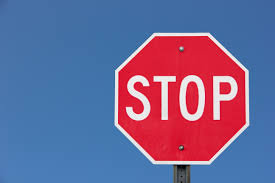
#> input picture Vision/stop.jpg, 275 x 183 px
$ python visionfinal.py stop.jpg stop.jpg   (Python 2 division)
#> lines starting #> are read from the running program, lines starting #| are printed output that depends on the picture
# coding: utf-8
#!usr/bin/python
import math
import cv
from sys import argv
from numpy import *
import Image
import pylab

#Esta funcion calcula las esquinas que tiene la imagen utilizando una funcion
#de opencv que hace el algoritmo de Harris Corner Detection, el cual lo que
#localiza los puntos de interes en los alrededores analizando cambios de intensidad
#que se producen en cada píxel para un tamaño determinado de ventana.

def corner_detection(image):
    img_or = cv.LoadImage(image)
    img = cv.LoadImage(image, cv.CV_LOAD_IMAGE_GRAYSCALE)
    w = img.width
    h = img.height
    print w,h
    cornerMap = cv.CreateMat(h,w,cv.CV_32FC1)
    print cornerMap
    #Harris Corner Detection
    cv.CornerHarris(img,cornerMap,3)

    corners = []
    #Recorriendo toda la imagen
    for x in range(0, h):
        for y in range(0, w):
            harris = cv.Get2D(cornerMap, x, y)
            #Validar la respuesta de deteccion de esquinas
            if harris[0] > 10e-06:
                #Dibujar un circulo en la imagen original
                cv.Circle(img_or,(y,x),2,cv.RGB(155, 0, 25))
                corners.append([y,x])

    #Muestra la imagen y la guarda
    cv.ShowImage('Harris', img_or)
    cv.SaveImage('harris.jpg', img_or)
    cv.WaitKey()

    return corners, img


#Ya teniendo los puntos de interes en cada una de las imagenes el paso que sigue
#es obtener los descriptores de cada uno de estos puntos, los descriptores
#son vectores que describen la apariencia de la imagen en un punto dado, esto
#sirve para obtener los puntos semejantes de las diferentes imagenes
def get_descriptors_(image,corners,wid=6):

    des = []

    for coords in corners:
        data = image[coords[0]-wid:coords[0]+wid+1,
                      coords[1]-wid:coords[1]+wid+1].flatten()
        des.append(data)

    return des

#Ahora se necesita obtener los puntos en comun de una imagen y otra con ayuda de
#los descriptores, para cada punto descriptor de la primera imagen se selecciona
#un punto description de la segunda imagen
def match(des1, des2, threshold=0.4):
    l = len(des1[0])
    match = -ones((len(des1),len(des2)))
    for i in range(len(des1)):
        for j in range(len(des2)):
            m1 = (des1[i] - mean(des1[i])) / std(des1[i])
            m2 = (des2[j] - mean(des2[j])) / std(des2[j])
            value = sum(m1 * m2) / (num-1)
            if value > threshold:
                match[i,j] = value
    idx = argsort(-match)
    matches = idx[:,0]
    return matches


#Esta funcion une los puntos que se obtuvieron en la funcion match para
#asi unir estas semejanzas por medio de lineas con ayuda de la libreria pylab
def plot_matches(img1,img2,coords1,coords2,matches):
    nwim = appendimages(img1,img2)
    nwim = vstack((nwim,nwim))
    pylab.imshow(im3)
    y = im1.shape[1]
    for i,m in enumerate(matchscores):
        if m>0:
            pylab.plot([coords1[i][1],coords2[m][1]+y],[coords1[i][0],coords2[m][0]],'b')
    pylab.axis('off')
    pylab.show()
def main():

    img = argv[1]
    img_ = argv[2]
    wid = 5
    threshold=0.4
    im = array(Image.open(img).convert('L'))
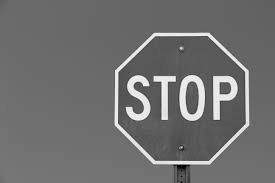
#> im: shape (183, 275); min 1, max 254, mean 111.6
    im1 = array(Image.open(img_).convert('L'))
    corners, imagen1 = corner_detection(img)
    corners_, imagen2 = corner_detection(img_)
    des1 = get_descriptors_(im,corners,wid+1)
    des2 = get_descriptors_(im1,corners_,wid+1)
    matches = match(des1,des2,threshold)
    plot_matches(img1,img2,corners,corners_,matches)


if __name__ == '__main__':
    main()
#> (the call stopped at in corner_detection, `img_or = cv.LoadImage(image)`: cv is not available in this run)
